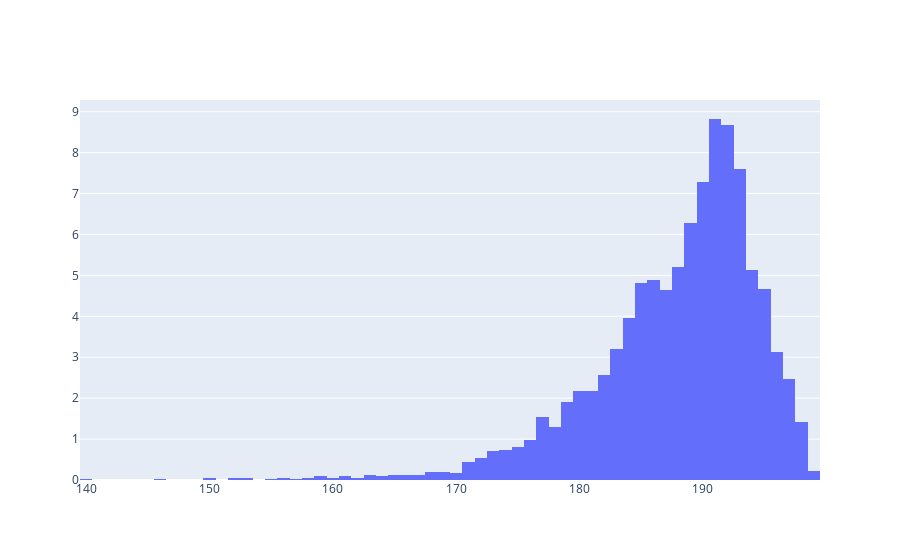
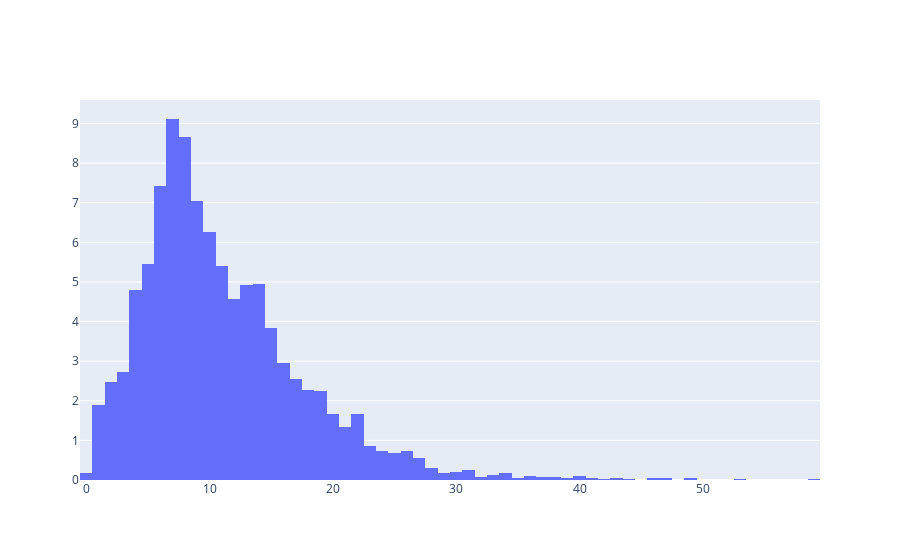

The code cell stored with these charts, in order, in its notebook:
### Code cell
def showVoteDist(votes):
    #histogramm of how many members votes yes, no, abstain per vote
    present = []
    absent = []
    for v in votes:
        s = len(v.yes) + len(v.no) + len(v.abstain)
        present.append(s)
        absent.append(len(v.novote))
    print('present memers')
    plot.hist(present)
    print('absent members')
    plot.hist(absent)
showVoteDist(data.votes)

### Figure 1 — Plotly figure (JSON) as saved in the notebook; plotly's stock layout.template omitted (floating-point values rounded to 4 significant figures; data arrays with more than 128 entries replaced by an {"elided": "..."} marker saying what was removed)
{"data": [{"histnorm": "percent", "type": "histogram", "x": {"elided": "4466 int values"}}], "layout": {}}

### Figure 2 — Plotly figure (JSON) as saved in the notebook; plotly's stock layout.template omitted (floating-point values rounded to 4 significant figures; data arrays with more than 128 entries replaced by an {"elided": "..."} marker saying what was removed)
{"data": [{"histnorm": "percent", "type": "histogram", "x": {"elided": "4466 int values"}}], "layout": {}}
